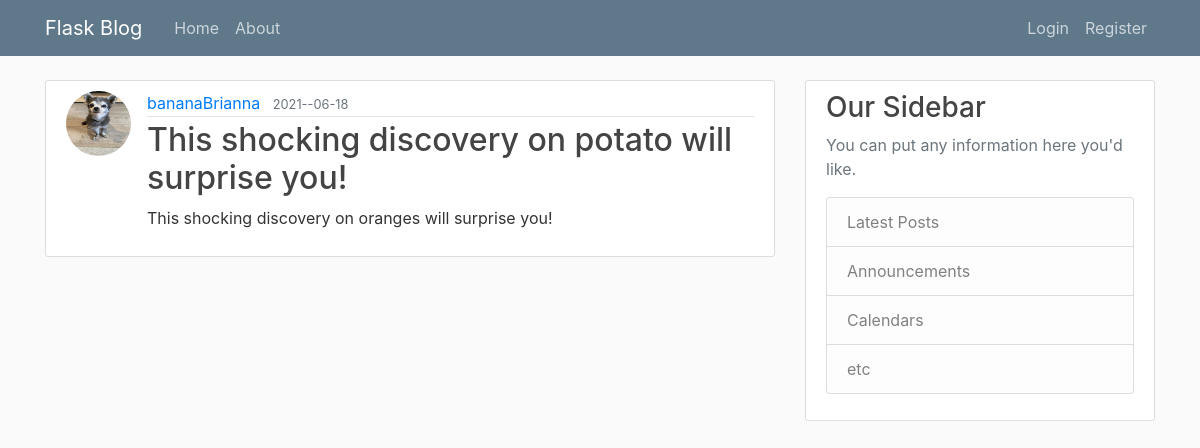
The page /post/2 on the database as committed earlier.
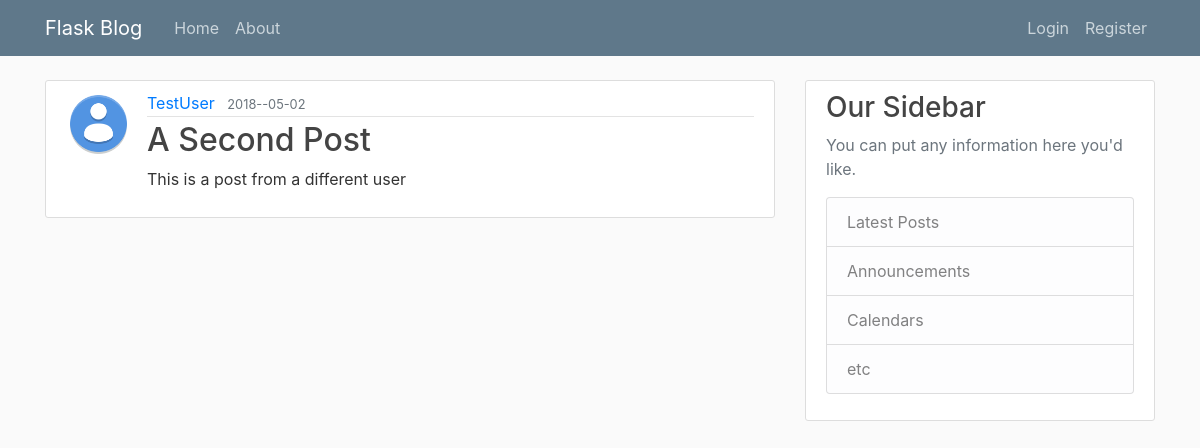
The same page on the database as committed later.
### flaskblog/models.py (models this page shows, shortened)
class User(db.Model, UserMixin):
    id = db.Column(db.Integer, primary_key=True)
    username = db.Column(db.String(20), unique=True, nullable=False)
    email = db.Column(db.String(120), unique=True, nullable=False)
    image_file = db.Column(db.String(20), default='default.jpg')
    password = db.Column(db.String(60), nullable=False)
    posts = db.relationship('Post', backref='author', lazy=True)

class Post(db.Model):
    id = db.Column(db.Integer, primary_key=True)
    title = db.Column(db.String(100), nullable=False)
    date_posted = db.Column(db.DateTime, nullable=False, default=datetime.now)
    content = db.Column(db.Text, nullable=False)
    user_id = db.Column(db.Integer, db.ForeignKey('user.id'), nullable=False)

### flaskblog/routes.py (the view)
@app.route("/post/<post_id>")
def post(post_id):
    post = Post.query.get_or_404(post_id)
    return render_template('post.html', title=post.title, post=post)

### flaskblog/templates/post.html (shortened to what this page needs)
{% extends "layout.html" %}
{% block content %}
        <article class="media content-section">
            <img class="rounded-circle article-img" src="{{ url_for('static', filename='profile_pics/'+ post.author.image_file) }}"></img>
          <div class="media-body">
            <div class="article-metadata">
              <a class="mr-2" href="{{url_for('user_posts', username=post.author.username)}}">{{ post.author.username }}</a>
              <small class="text-muted">{{ post.date_posted.strftime('%Y--%m-%d') }}</small>
            </div>
            <h2 class="article-title">{{ post.title }}</h2>
            <p class="article-content">{{ post.content }}</p>
          </div>
        </article>
{% endblock content %}

### flaskblog/templates/layout.html (shortened to what this page needs)
<!DOCTYPE html>
<html>
<head>
    <link rel="stylesheet" href="https://maxcdn.bootstrapcdn.com/bootstrap/4.0.0/css/bootstrap.min.css">
    <link rel="stylesheet" type="text/css" href="{{ url_for('static', filename='main.css') }}">
</head>
<body>
    <header class="site-header">
      <nav class="navbar navbar-expand-md navbar-dark bg-steel fixed-top">
        <div class="container">
          <a class="navbar-brand mr-4" href="/">Flask Blog</a>
          <div class="collapse navbar-collapse" id="navbarToggle">
            <div class="navbar-nav mr-auto">
              <a class="nav-item nav-link" href="/">Home</a>
              <a class="nav-item nav-link" href="/about">About</a>
            </div>
          <div class="navbar-nav">
              {% if current_user.is_authenticated %}
                <a class="nav-item nav-link" href="{{ url_for('new_post')}}">New Post</a>
                <a class="nav-item nav-link" href="/account">Account</a>
                <a class="nav-item nav-link" href="/logout">Logout</a>
              {% else %}
                <a class="nav-item nav-link" href="/login">Login</a>
                <a class="nav-item nav-link" href="/register">Register</a>
              {% endif %}
               </div>
          </div>
        </div>
      </nav>
    </header>
    <main role="main" class="container">
      <div class="row">
        <div class="col-md-8">
          {% block content %}{% endblock %}
        </div>
        <div class="col-md-4">
          <div class="content-section">
            <h3>Our Sidebar</h3>
            <p class='text-muted'>You can put any information here you'd like.
              <ul class="list-group">
                <li class="list-group-item list-group-item-light">Latest Posts</li>
                <li class="list-group-item list-group-item-light">Announcements</li>
                <li class="list-group-item list-group-item-light">Calendars</li>
                <li class="list-group-item list-group-item-light">etc</li>
              </ul>
            </p>
          </div>
        </div>
      </div>
    </main>
</body>
</html>

### flaskblog/static/main.css (style rules this page uses)
body { background: #fafafa; color: #333333; margin-top: 5rem; }
h1, h2, h3, h4, h5, h6 { color: #444444; }
.bg-steel { background-color: #5f788a; }
.site-header .navbar-nav .nav-link { color: #cbd5db; }
.content-section { background: #ffffff; padding: 10px 20px; border: 1px solid #dddddd; border-radius: 3px; margin-bottom: 20px; }
.article-title { color: #444444; }
.article-content { white-space: pre-line; }
.article-img { height: 65px; width: 65px; margin-right: 16px; }
.article-metadata { padding-bottom: 1px; margin-bottom: 4px; border-bottom: 1px solid #e3e3e3 }

Rows that differ between the two databases and show on the page:
no longer on this page (row edited): User: image_file (picture), author.username "bananaBrianna"
now on this page (row edited): User: image_file (placeholder picture), author.username "TestUser"
changed Post: date_posted "2021--06-18" → "2018--05-02"; title "This shocking discovery on potato will surprise you!" → "A Second Post"; content "This shocking discovery on oranges will surprise you!" → "This is a post from a different user"
